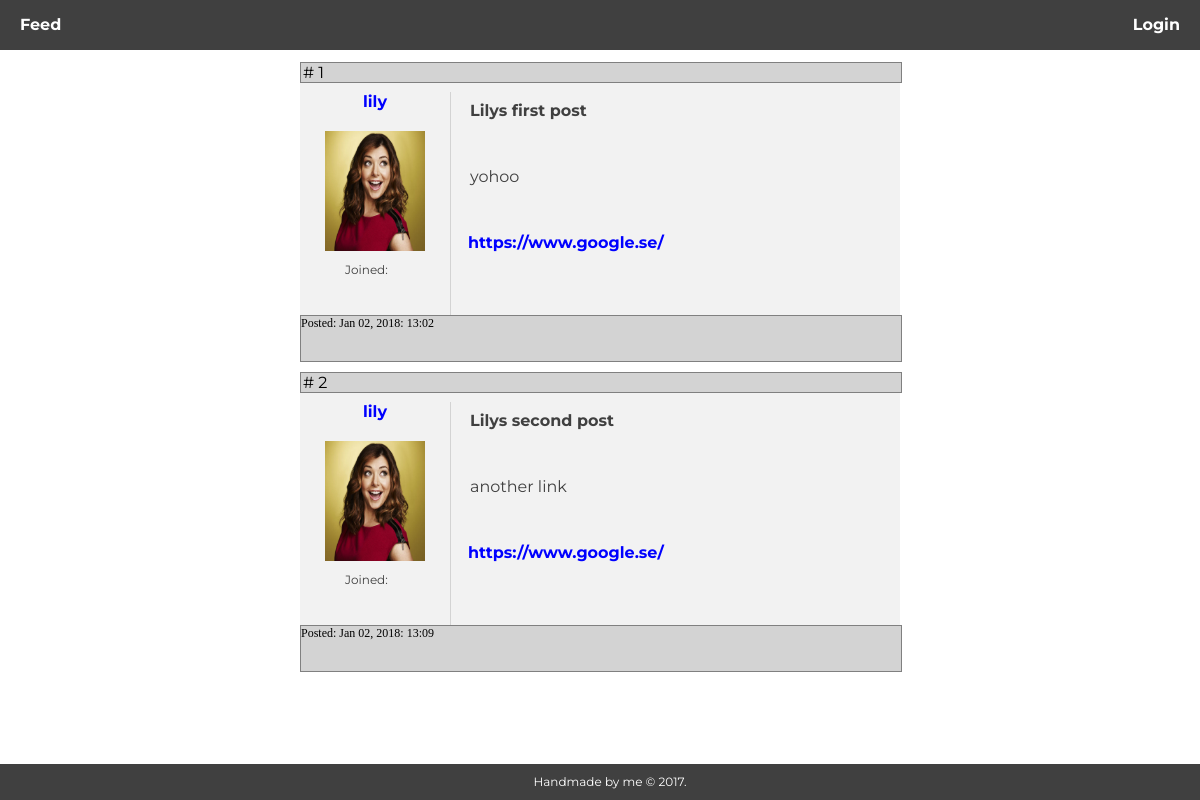
Page /pages/feed.php on the committed database.
### tables this page shows
CREATE TABLE "posts" (
        `id`       INTEGER NOT NULL,
        `post_id`       INTEGER NOT NULL PRIMARY KEY AUTOINCREMENT UNIQUE,
        `title` VARCHAR NOT NULL,
        `description`   VARCHAR NOT NULL,
        `url`   VARCHAR NOT NULL,
        `posted`      VARCHAR,
        `up_vote` INTEGER,
        `down_vote` INTEGER
);

CREATE TABLE "users" (
        `id`    INTEGER NOT NULL PRIMARY KEY AUTOINCREMENT UNIQUE,
        `name`  VARCHAR NOT NULL,
        `username`      VARCHAR NOT NULL UNIQUE,
        `email` VARCHAR NOT NULL,
        `password`      VARCHAR NOT NULL,
        `biography`     VARCHAR NOT NULL,
        `img`           VARCHAR,
        `joined`   VARCHAR
);

### logic/feed.php (called while the page is built, shortened)
<?php
   $query = "SELECT * FROM posts LEFT JOIN users ON posts.id=users.id";
   $statement = $pdo->query($query);
   $statement->execute();
   $joined = $statement->fetchAll(PDO::FETCH_ASSOC);

### pages/feed.php (the view, shortened to what this page needs)
<?php
require __DIR__.'../../views/header.php';
require __DIR__.'/../logic/feed.php';
      ?>
      <div class="post">
         <?php foreach($joined as $join): ?>
            <div class="post-content">
               <div class="post-id">
                  # <?php echo $join['post_id']; ?>
               </div>
               <br>
               <div class="side-info">
                  <a href="<?php echo $join['username']; ?>" class="img-url"><?php echo $join['username']; ?></a>
                  <br>
                  <?php echo '<img src="../uploads/'. $join['img']. '" class="avatar-img">'; ?>
                  <br>
                  <div class="member">Joined: <br>
                  </div>
               </div>
               <div class="post-title">
                  <h2><?php echo $join['title']; ?></h2>
               </div>
               <br>
               <div class="post-description">
                  <?php echo $join['description']; ?>
               </div>
               <div class="post-url">
                  <a href="<?php echo $join['url']; ?>" class="img-url"><?php echo substr($join['url'], 0, 100); ?></a>
               </div>
               <div class="post-time">
                  Posted: <?php echo $join['posted']; ?>
               </div>
            </div>
         <?php endforeach; ?>
      </div>
      <?php require __DIR__.'../../views/footer.php'; ?>

### views/header.php (shortened to what this page needs)
<!DOCTYPE html>
<html lang="en">
<head>
    <link rel="stylesheet" href="../css/main.css">
</head>
<body>
    <?php require __DIR__.'/navigation.php'; ?>

### views/navigation.php (shortened to what this page needs)
<?php $id = $_SESSION; ?>
<div class="nav-wrapper">
   <div class="navbar-left">
      <a href="../pages/feed.php">Feed</a>
   </div>
   <?php if (isset($_SESSION['user'])): ?>
      <?php foreach($id as $user):?>
      <div class="navbar-right">
         <a href="/pages/profile.php"><?php echo $user['username']; ?></a>
      <?php endforeach; ?>
         <a href="/app/auth/logout.php"><?php echo "Logout"; ?></a>
      </div>
      <div class="navbar-left">
         <a href="/pages/createPost.php">Create Post</a>
      </div>
   <?php else: ?>
      <div class="navbar-right">
         <a href="/pages/login.php"><?php echo "Login"; ?></a>
      </div>
   <?php endif; ?>
</div>

### views/footer.php (shortened to what this page needs)
    <footer>Handmade by me © 2017.</footer>
</body>
</html>

### css/main.css (style rules this page uses)
* { margin: 0px; font-family: Montserrat; font-size: 16px; }
body { color: #404040; background-color: white; }
a { text-decoration: none; outline: none; margin: 20px; color: white; font-weight: bold; }
footer { background-color: #404040; color: white; position: fixed; bottom: 0%; height: 2%; width: 100%; padding: 10px; text-align: center; font-size: 12px; }
.nav-wrapper { position: relative; background-color: #404040; color: white; width: 100%; height: 35px; padding-top: 15px; font-size: 18px; }
.navbar-left { float: left; }
.navbar-right { float: right; }
.avatar-img { width: 100px; height: 120px; margin-top: 20px; }
.side-info { position: absolute; top: 10%; text-align: center; border-right: 1px solid lightgrey; height: 90%; width: 150px; }
.member { position: absolute; top: 63%; left: 30%; font-size: 12px; color: #404040; }
.img-url { color: blue; margin: 0px; }
.post-id { position: absolute; background-color: lightgrey; border: 1px solid grey; width: 99.7%; padding-left: 2px; color: black; }
.post { position: absolute; width: 50%; z-index: -1; left: 25%; margin-top: 12px; margin-bottom: 100px; background-color: #f2f2f2; }
.post-content { position: relative; height: 300px; border-bottom: 10px solid white; background-color: #f2f2f2; padding-right: 20px; }
.post-title { position: absolute; left: 25%; margin-top: 20px; margin-left: 20px; }
.post-url { position: absolute; left: 28%; top: 55%; font-size: 22px; color: blue; width: 100px; }
.post-description { position: absolute; left: 25%; top: 35%; margin-left: 20px; }
.post-time { position: absolute; bottom: 0%; width: 100%; height: 15%; font-family: tahoma; background-color: lightgrey; border: 1px solid grey; font-size: 12px; color: black; }
img { width: 158px; height: 198px; }

### rows in the picture
posts: post_id "1", users.username "lily", users.img (picture), title "Lilys first post", description "yohoo", url "https://www.google.se/", posted "Jan 02, 2018: 13:02"
posts: post_id "2", users.username "lily", users.img (picture), title "Lilys second post", description "another link", url "https://www.google.se/", posted "Jan 02, 2018: 13:09"
